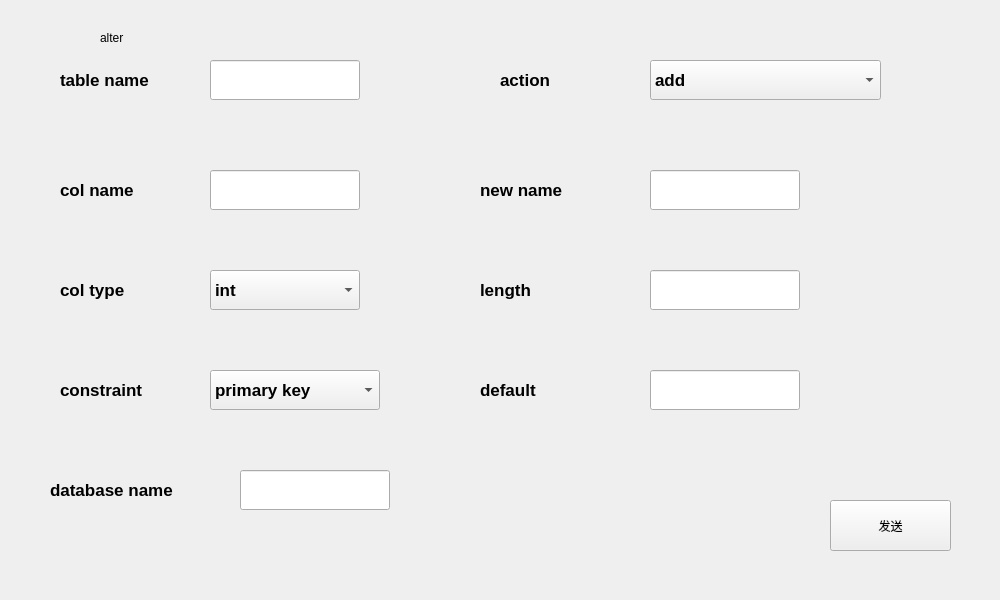
<?xml version="1.0" encoding="UTF-8"?>
<ui version="4.0">
 <class>altertable</class>
 <widget class="QWidget" name="altertable">
  <property name="geometry">
   <rect>
    <x>0</x>
    <y>0</y>
    <width>1000</width>
    <height>600</height>
   </rect>
  </property>
  <property name="windowTitle">
   <string>Form</string>
  </property>
  <widget class="QLineEdit" name="lineEdit_3">
   <property name="geometry">
    <rect>
     <x>650</x>
     <y>270</y>
     <width>150</width>
     <height>40</height>
    </rect>
   </property>
   <property name="font">
    <font>
     <pointsize>11</pointsize>
    </font>
   </property>
  </widget>
  <widget class="QComboBox" name="comboBox_2">
   <property name="geometry">
    <rect>
     <x>210</x>
     <y>370</y>
     <width>170</width>
     <height>40</height>
    </rect>
   </property>
   <property name="font">
    <font>
     <pointsize>13</pointsize>
     <weight>75</weight>
     <bold>true</bold>
    </font>
   </property>
   <item>
    <property name="text">
     <string>primary key</string>
    </property>
   </item>
   <item>
    <property name="text">
     <string>ordinary</string>
    </property>
   </item>
   <item>
    <property name="text">
     <string>unique</string>
    </property>
   </item>
   <item>
    <property name="text">
     <string>not null</string>
    </property>
   </item>
  </widget>
  <widget class="QLabel" name="label_5">
   <property name="geometry">
    <rect>
     <x>60</x>
     <y>360</y>
     <width>120</width>
     <height>60</height>
    </rect>
   </property>
   <property name="font">
    <font>
     <pointsize>13</pointsize>
     <weight>75</weight>
     <bold>true</bold>
    </font>
   </property>
   <property name="text">
    <string>constraint</string>
   </property>
  </widget>
  <widget class="QLabel" name="label_3">
   <property name="geometry">
    <rect>
     <x>60</x>
     <y>260</y>
     <width>120</width>
     <height>60</height>
    </rect>
   </property>
   <property name="font">
    <font>
     <pointsize>13</pointsize>
     <weight>75</weight>
     <bold>true</bold>
    </font>
   </property>
   <property name="text">
    <string>col type</string>
   </property>
  </widget>
  <widget class="QLabel" name="label_2">
   <property name="geometry">
    <rect>
     <x>60</x>
     <y>160</y>
     <width>120</width>
     <height>60</height>
    </rect>
   </property>
   <property name="font">
    <font>
     <pointsize>13</pointsize>
     <weight>75</weight>
     <bold>true</bold>
    </font>
   </property>
   <property name="text">
    <string>col name</string>
   </property>
  </widget>
  <widget class="QLineEdit" name="lineEdit">
   <property name="geometry">
    <rect>
     <x>210</x>
     <y>60</y>
     <width>150</width>
     <height>40</height>
    </rect>
   </property>
   <property name="font">
    <font>
     <pointsize>11</pointsize>
    </font>
   </property>
  </widget>
  <widget class="QLineEdit" name="lineEdit_2">
   <property name="geometry">
    <rect>
     <x>210</x>
     <y>170</y>
     <width>150</width>
     <height>40</height>
    </rect>
   </property>
   <property name="font">
    <font>
     <pointsize>11</pointsize>
    </font>
   </property>
  </widget>
  <widget class="QLabel" name="label_4">
   <property name="geometry">
    <rect>
     <x>480</x>
     <y>260</y>
     <width>120</width>
     <height>60</height>
    </rect>
   </property>
   <property name="font">
    <font>
     <pointsize>13</pointsize>
     <weight>75</weight>
     <bold>true</bold>
    </font>
   </property>
   <property name="text">
    <string>length</string>
   </property>
  </widget>
  <widget class="QLabel" name="label">
   <property name="geometry">
    <rect>
     <x>60</x>
     <y>50</y>
     <width>120</width>
     <height>60</height>
    </rect>
   </property>
   <property name="font">
    <font>
     <pointsize>13</pointsize>
     <weight>75</weight>
     <bold>true</bold>
    </font>
   </property>
   <property name="text">
    <string>table name</string>
   </property>
  </widget>
  <widget class="QPushButton" name="pushButton">
   <property name="geometry">
    <rect>
     <x>830</x>
     <y>500</y>
     <width>121</width>
     <height>51</height>
    </rect>
   </property>
   <property name="text">
    <string>发送</string>
   </property>
  </widget>
  <widget class="QComboBox" name="comboBox">
   <property name="geometry">
    <rect>
     <x>210</x>
     <y>270</y>
     <width>150</width>
     <height>40</height>
    </rect>
   </property>
   <property name="font">
    <font>
     <pointsize>13</pointsize>
     <weight>75</weight>
     <bold>true</bold>
    </font>
   </property>
   <item>
    <property name="text">
     <string>int</string>
    </property>
   </item>
   <item>
    <property name="text">
     <string>float</string>
    </property>
   </item>
   <item>
    <property name="text">
     <string>char</string>
    </property>
   </item>
  </widget>
  <widget class="QLabel" name="label_6">
   <property name="geometry">
    <rect>
     <x>100</x>
     <y>30</y>
     <width>72</width>
     <height>15</height>
    </rect>
   </property>
   <property name="text">
    <string>alter</string>
   </property>
  </widget>
  <widget class="QComboBox" name="comboBox_3">
   <property name="geometry">
    <rect>
     <x>650</x>
     <y>60</y>
     <width>231</width>
     <height>40</height>
    </rect>
   </property>
   <property name="font">
    <font>
     <pointsize>13</pointsize>
     <weight>75</weight>
     <bold>true</bold>
    </font>
   </property>
   <item>
    <property name="text">
     <string>add</string>
    </property>
   </item>
   <item>
    <property name="text">
     <string>modify constraint</string>
    </property>
   </item>
   <item>
    <property name="text">
     <string>modify length</string>
    </property>
   </item>
   <item>
    <property name="text">
     <string>drop</string>
    </property>
   </item>
   <item>
    <property name="text">
     <string>rename</string>
    </property>
   </item>
  </widget>
  <widget class="QLabel" name="label_7">
   <property name="geometry">
    <rect>
     <x>500</x>
     <y>50</y>
     <width>120</width>
     <height>60</height>
    </rect>
   </property>
   <property name="font">
    <font>
     <pointsize>13</pointsize>
     <weight>75</weight>
     <bold>true</bold>
    </font>
   </property>
   <property name="text">
    <string>action</string>
   </property>
  </widget>
  <widget class="QLineEdit" name="lineEdit_6">
   <property name="geometry">
    <rect>
     <x>240</x>
     <y>470</y>
     <width>150</width>
     <height>40</height>
    </rect>
   </property>
   <property name="font">
    <font>
     <pointsize>11</pointsize>
    </font>
   </property>
  </widget>
  <widget class="QLabel" name="label_10">
   <property name="geometry">
    <rect>
     <x>50</x>
     <y>460</y>
     <width>161</width>
     <height>60</height>
    </rect>
   </property>
   <property name="font">
    <font>
     <pointsize>13</pointsize>
     <weight>75</weight>
     <bold>true</bold>
    </font>
   </property>
   <property name="text">
    <string>database name</string>
   </property>
  </widget>
  <widget class="QLabel" name="label_9">
   <property name="geometry">
    <rect>
     <x>480</x>
     <y>360</y>
     <width>120</width>
     <height>60</height>
    </rect>
   </property>
   <property name="font">
    <font>
     <pointsize>13</pointsize>
     <weight>75</weight>
     <bold>true</bold>
    </font>
   </property>
   <property name="text">
    <string>default</string>
   </property>
  </widget>
  <widget class="QLineEdit" name="lineEdit_5">
   <property name="geometry">
    <rect>
     <x>650</x>
     <y>370</y>
     <width>150</width>
     <height>40</height>
    </rect>
   </property>
   <property name="font">
    <font>
     <pointsize>11</pointsize>
    </font>
   </property>
  </widget>
  <widget class="QLineEdit" name="lineEdit_4">
   <property name="geometry">
    <rect>
     <x>650</x>
     <y>170</y>
     <width>150</width>
     <height>40</height>
    </rect>
   </property>
   <property name="font">
    <font>
     <pointsize>11</pointsize>
    </font>
   </property>
  </widget>
  <widget class="QLabel" name="label_8">
   <property name="geometry">
    <rect>
     <x>480</x>
     <y>160</y>
     <width>120</width>
     <height>60</height>
    </rect>
   </property>
   <property name="font">
    <font>
     <pointsize>13</pointsize>
     <weight>75</weight>
     <bold>true</bold>
    </font>
   </property>
   <property name="text">
    <string>new name</string>
   </property>
  </widget>
 </widget>
 <resources/>
 <connections/>
</ui>
